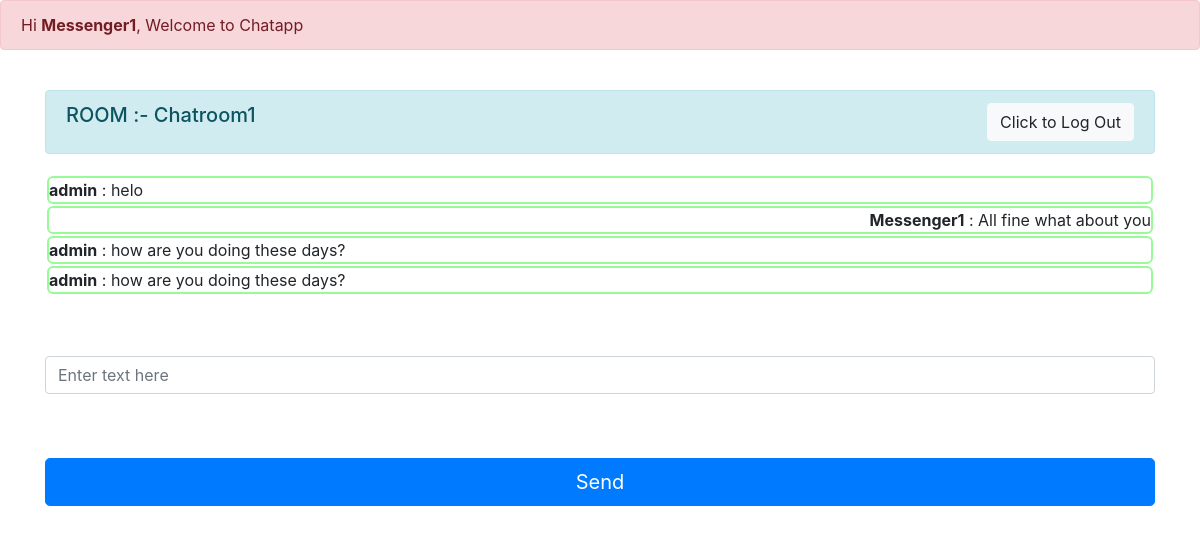
Screenshot of /chat_1 (signed in) with the database file from the repository.
### chatapp/models.py (models this page shows, shortened)
class Room(models.Model):
    name = models.CharField(max_length=20)
    slug = models.SlugField(max_length=100)

class Message(models.Model):
    user = models.ForeignKey(User, on_delete=models.CASCADE)
    content = models.TextField()
    room = models.ForeignKey(Room, on_delete=models.CASCADE)
    created_on = models.DateTimeField(auto_now_add=True)

### chatapp/views.py (the view)
# urls.py: path("<str:slug>", views.room, name="room"),
def room(request,slug):
    room_name=Room.objects.get(slug=slug).name
    messages=Message.objects.filter(room=Room.objects.get(slug=slug))
    return render(request, "room.html",{"room_name":room_name,"slug":slug,'messages':messages})

### templates/room.html (shortened to what this page needs)
{% extends 'base.html' %}
{% block content %}
{% if user.is_authenticated %}
  <div class="container">
    <div class="row d-flex justify-content-center">
        <div class="col-12">
            <div class="alert alert-info d-flex justify-content-between" role="alert">
              <h5>ROOM :- {{room_name}}</h5>
              <a href="/accounts/logout/">
                <button type="button" class="btn btn-light">Click to Log Out</button>
              </a>
            </div>
            <form>
                <div class="form-group">
                  {% if messages %}
                  <div class="jumbotron" id="chatbox" style="padding: 4px 2px;max-height: 300px;  /* Adjust the max-height as needed */
                  overflow-y: scroll;
                "">
                      {% for message in messages %}
                        <div class="chat-message {% if message.user == request.user %}text-right{% else %}text-left{% endif %}">
                          <b>{{ message.user.username }}</b> : {{ message.content }}<br>
                        </div>
                        {% endfor %}
                  </div>
                  {% else %}
                  <div class="jumbotron" id="chatbox" style="padding: 4px 2px;"></div>
                  <b>No Messages in this Room.</b>
                    {% endif %}
                </div>
                <br/>
                <div class="form-group" style="width: 100%;">
                    <input class="form-control" placeholder="Enter text here" id="my_input" type="text" required></br>
                </div>
                <br/>
                <input class="btn btn-primary btn-lg btn-block" id="submit_button" type="button" value="Send">
            </form>
        </div>
    </div>
</div>
{% endif %}
<br/>
{% endblock %}

### templates/base.html (shortened to what this page needs)
<!doctype html>
<html lang="en">
  <head>
    <link rel="stylesheet" href="https://cdn.jsdelivr.net/npm/bootstrap@4.3.1/dist/css/bootstrap.min.css">
  </head>
  <body>
    {% block header%}
    <div class="alert alert-danger" role="alert">
        Hi <b>{{ user.username }}</b>, Welcome to Chatapp
      </div>
      <br/>
    {% endblock %}
    <main>
      {% block content %}
      {% endblock %}
    </main>
  </body>
</html>

### templates/base.html (style rules this page uses)
.chat-message { width: 100%; border: 2px solid palegreen; border-radius: 6px; margin: 2px 0px; }
.jumbotron { background-color: white; }

### rows the page displays
Room: name "Chatroom1"
Message: user.username "admin", content "helo"
Message: user.username "Messenger1", content "All fine what about you"
Message: user.username "admin", content "how are you doing these days?"
Message: user.username "admin", content "how are you doing these days?"

### other values shown
{{ user.username }} "Messenger1"
